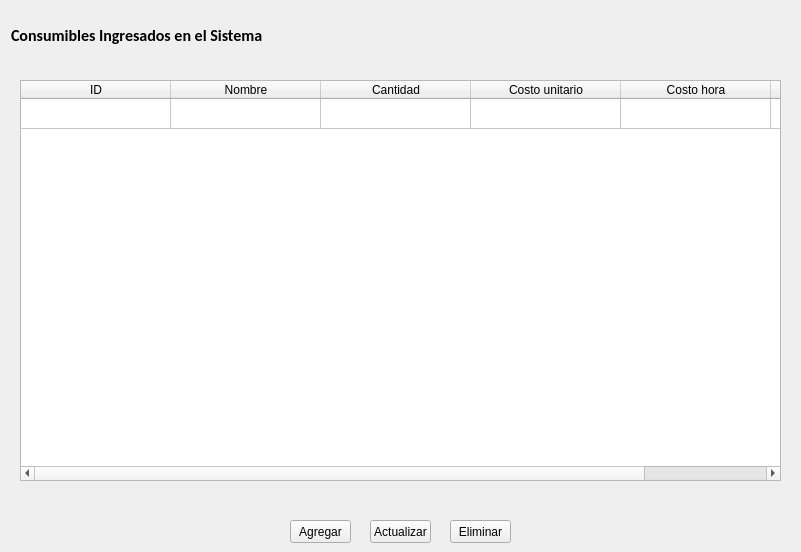
    <widget class="QWidget" name="page_4">
     <widget class="QLabel" name="label_4">
      <property name="geometry">
       <rect>
        <x>11</x>
        <y>20</y>
        <width>781</width>
        <height>31</height>
       </rect>
      </property>
      <property name="font">
       <font>
        <family>Calibri</family>
        <pointsize>12</pointsize>
        <weight>75</weight>
        <italic>false</italic>
        <bold>true</bold>
       </font>
      </property>
      <property name="text">
       <string>Consumibles Ingresados en el Sistema</string>
      </property>
     </widget>
     <widget class="QTableWidget" name="tableWidget_5">
      <property name="geometry">
       <rect>
        <x>20</x>
        <y>80</y>
        <width>761</width>
        <height>401</height>
       </rect>
      </property>
      <property name="rowCount">
       <number>1</number>
      </property>
      <attribute name="horizontalHeaderDefaultSectionSize">
       <number>150</number>
      </attribute>
      <attribute name="horizontalHeaderMinimumSectionSize">
       <number>50</number>
      </attribute>
      <attribute name="verticalHeaderVisible">
       <bool>false</bool>
      </attribute>
      <row/>
      <column>
       <property name="text">
        <string>ID</string>
       </property>
      </column>
      <column>
       <property name="text">
        <string>Nombre</string>
       </property>
      </column>
      <column>
       <property name="text">
        <string>Cantidad</string>
       </property>
      </column>
      <column>
       <property name="text">
        <string>Costo unitario</string>
       </property>
      </column>
      <column>
       <property name="text">
        <string>Costo hora</string>
       </property>
      </column>
      <column>
       <property name="text">
        <string>Máquina</string>
       </property>
      </column>
     </widget>
     <widget class="QPushButton" name="pushButton_28">
      <property name="geometry">
       <rect>
        <x>450</x>
        <y>520</y>
        <width>61</width>
        <height>23</height>
       </rect>
      </property>
      <property name="text">
       <string>Eliminar</string>
      </property>
     </widget>
     <widget class="QPushButton" name="pushButton_29">
      <property name="geometry">
       <rect>
        <x>290</x>
        <y>520</y>
        <width>61</width>
        <height>23</height>
       </rect>
      </property>
      <property name="text">
       <string>Agregar</string>
      </property>
     </widget>
     <widget class="QPushButton" name="pushButton_30">
      <property name="geometry">
       <rect>
        <x>370</x>
        <y>520</y>
        <width>61</width>
        <height>23</height>
       </rect>
      </property>
      <property name="text">
       <string>Actualizar</string>
      </property>
      <property name="checkable">
       <bool>true</bool>
      </property>
     </widget>
    </widget>
